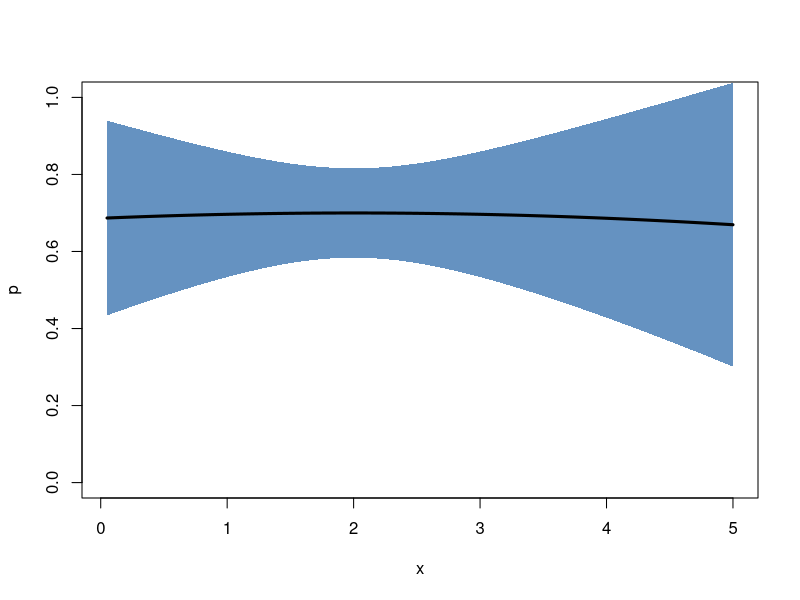
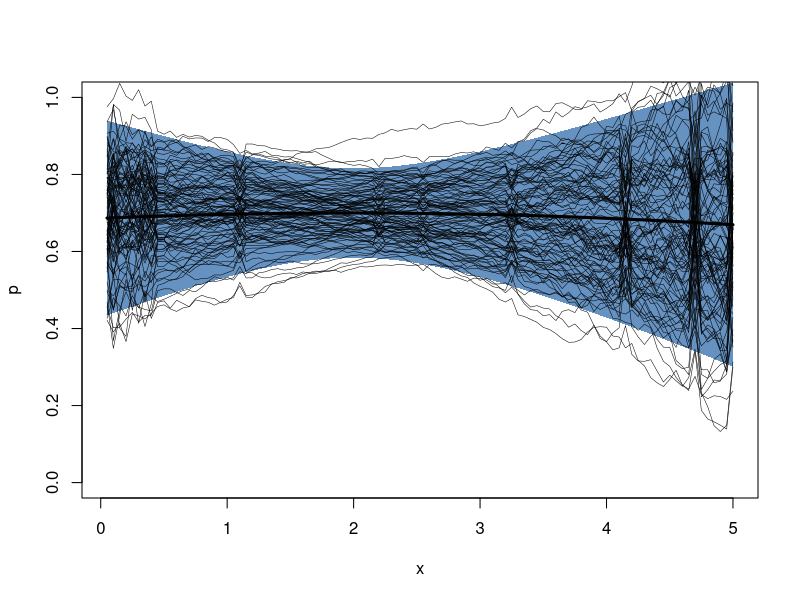
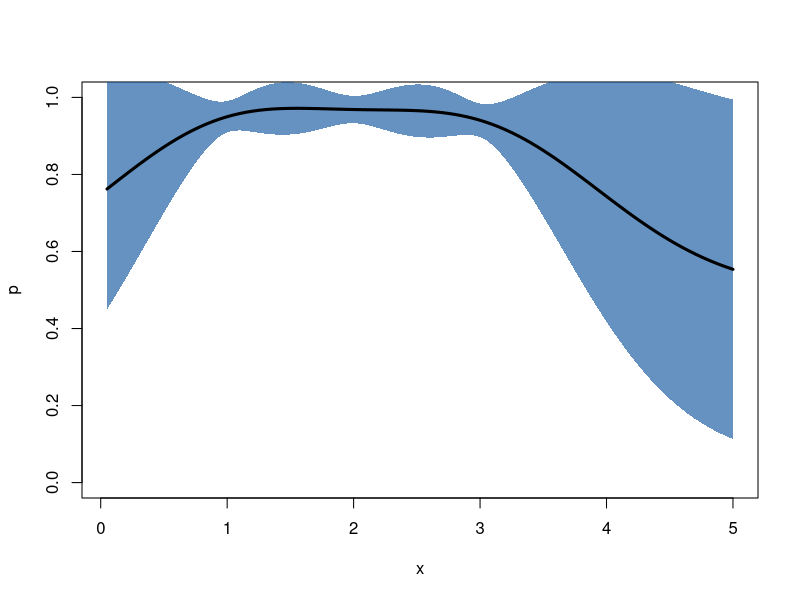
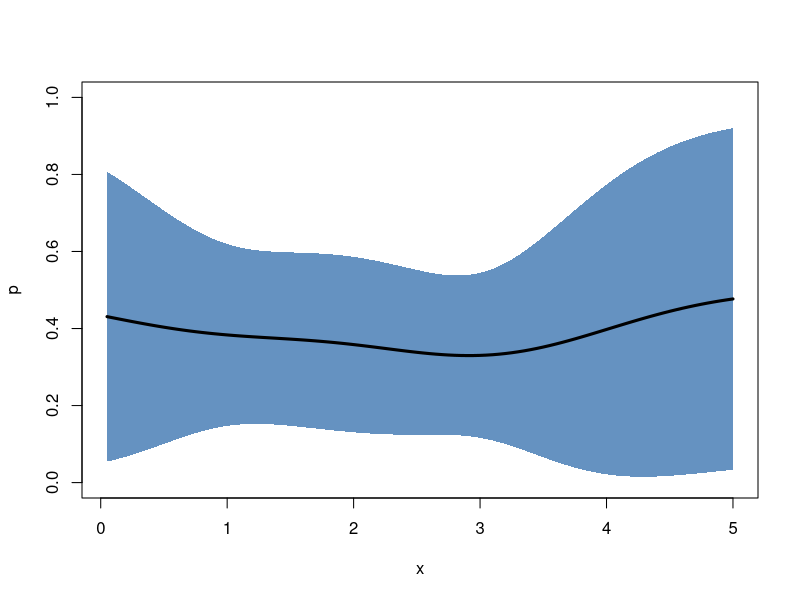

Write the R code that produced these figures, in order.

require("mvtnorm")

new.gp <- function(x, mu.prior, kernelf)
{
  mu <- rep(mu.prior[1], length(x))
  
  gp <- list(x        = x,              # where to evaluate the gp
             kernelf  = kernelf,        # kernel function
             mu.prior = mu.prior,       # prior mean
             mu       = mu,             # mean
             sigma    = kernelf(x, x))  # covariance
  class(gp) <- "gp"

  return (gp)
}

kernel.exponential <- function(var, l)
{
  f <- function(x, y) {
    n <- length(x)
    m <- length(y)
    result      <- matrix(0.0, n*m)
    dim(result) <- c(n, m)
    for (i in 1:n) {
      for (j in 1:m) {
        result[i,j] <- var*exp(-1.0/(2.0*l^2)*(x[i]-y[j])^2)
      }
    }
    return (result)
  }
  return (f)
}

posterior <- function(gp, ...)
{
  UseMethod("posterior")
}

posterior.gp <- function(gp, xp, yp, noise=NULL)
{
  k0 <- gp$kernelf(xp, xp)     # K(X , X )
  k1 <- gp$kernelf(xp, gp$x)   # K(X , X*)
  k2 <- t(k1)                  # K(X*, X )
  k3 <- gp$kernelf(gp$x, gp$x) # K(X*, X*)

  mu <- gp$mu.prior

  # add noise to measurements?
  if (is.null(noise)) {
    A <- k0
  }
  else {
    A <- k0 + diag(noise)
  }
  L        <- chol(A)
  Linv     <- solve(L)

  gp$mu    <- mu + (k2 %*% Linv) %*% (t(Linv) %*% (yp - mu))
  gp$sigma <- k3 - (k2 %*% Linv) %*% (t(Linv) %*% k1)

  return (gp)
}

samples <- function(gp, ...)
{
  UseMethod("samples")
}

samples.gp <- function(gp, n=1)
{
  x <- rmvnorm(n=n, mean=gp$mu, sigma=gp$sigma, method="chol")

  return (x)
}

plot.gp <- function(gp, samples=NULL)
{
  col <- rgb(8/255, 81/255, 156/255, alpha=0.625)
  
  plot(gp$x, gp$mu, 'n', xlab="x", ylab="p", ylim=c(0,1))

  var <- diag(gp$sigma)
  z1  <- gp$mu + 2*sqrt(var)
  z2  <- gp$mu - 2*sqrt(var)
  
  polygon(c(gp$x, rev(gp$x)), c(z1, rev(z2)),
     col = col, border = NA)

  lines(gp$x, gp$mu, 'l', lwd=3)

  if (!is.null(samples)) {
    for (i in 1:dim(samples)[1]) {
      lines(gp$x, samples[i,], 'l', lwd=0.5)
    }
  }
}

# Example
################################################################################

gp <- new.gp(1:100/20, 0.0, kernel.exponential(1, 10))

xp <- c(1, 2, 3)
yp <- c(0.7, 0.7, 0.7)
# measurement noise
ep <- c(0.01, 0.01, 0.01)

gp <- posterior(gp, xp, yp, ep)

plot(gp)

plot(gp, samples(gp, 100))

# Experiment
################################################################################

new.experiment <- function(alpha)
{
  experiment        <- list(alpha   = alpha,     # Dirichlet pseudo counts
                            data    = new.env()) # experimental data
  class(experiment) <- "experiment"

  return (experiment)
}

add.measurement <- function(experiment, ...)
{
  UseMethod("add.measurement")
}

add.measurement.experiment <- function(experiment, x, counts)
{
  key <- toString(x)

  if (is.null(experiment$data[[key]])) {
    experiment$data[[key]] <- counts
  }
  else {
    experiment$data[[key]] <- experiment$data[[key]] + counts
  }
}

dirichlet.moments <- function(alpha)
{
  expectation <- rep(0, length(alpha))
  variance    <- rep(0, length(alpha))

  alpha0      <- sum(alpha)
  
  for (i in 1:length(alpha)) {
    expectation[i] <- alpha[i]/alpha0
    variance[i]    <- alpha[i]*(alpha0 - alpha[i])/(alpha0^2*(alpha0 + 1))
  }
  
  result <- list(expectation = expectation, variance = variance)

  return (result)
}

posterior.experiment <- function(experiment, x, l)
{
  # get prior pseudocounts
  alpha             <- experiment$alpha
  # determine prior expectation and standard deviation
  prior.moments     <- dirichlet.moments(alpha)
  # the prior expectation sets the mean of the GP
  prior.expectation <- prior.moments$expectation[1]
  # and the variance is used in the kernel function
  prior.variance    <- prior.moments$variance[1]
  # generate a kernel which is limited by the prior variance
  kernelf           <- kernel.exponential(prior.variance, l)
  # construct the gaussian process
  gp                <- new.gp(x, prior.expectation, kernelf)

  if (length(experiment$data) > 0) {
    # we have measurements...
    xp <- c() # position
    yp <- c() # mean
    ep <- c() # variance

    for (key in ls(envir=experiment$data)) {
      xt      <- as.numeric(key)
      counts  <- experiment$data[[key]]

      moments <- dirichlet.moments(counts + alpha)

      xp <- append(xp, xt)
      yp <- append(yp, moments$expectation[1])
      ep <- append(ep, moments$variance[1])
    }
    # compute the posterior of the gaussian process
    gp <- posterior(gp, xp, yp, ep)
  }

  return (gp)
}

# Example
################################################################################

e <- new.experiment(c(2.0,2.0))
add.measurement(e, 1, c(100,3))
add.measurement(e, 2, c( 90,1))
add.measurement(e, 3, c(100,4))

gp <- posterior(e, 1:100/20, 1.0)
plot(gp)

e <- new.experiment(c(2.0,2.0))
add.measurement(e, 1, c( 1,4))
add.measurement(e, 2, c( 1,3))
add.measurement(e, 3, c( 1,6))

gp <- posterior(e, 1:100/20, 1.0)
plot(gp)
